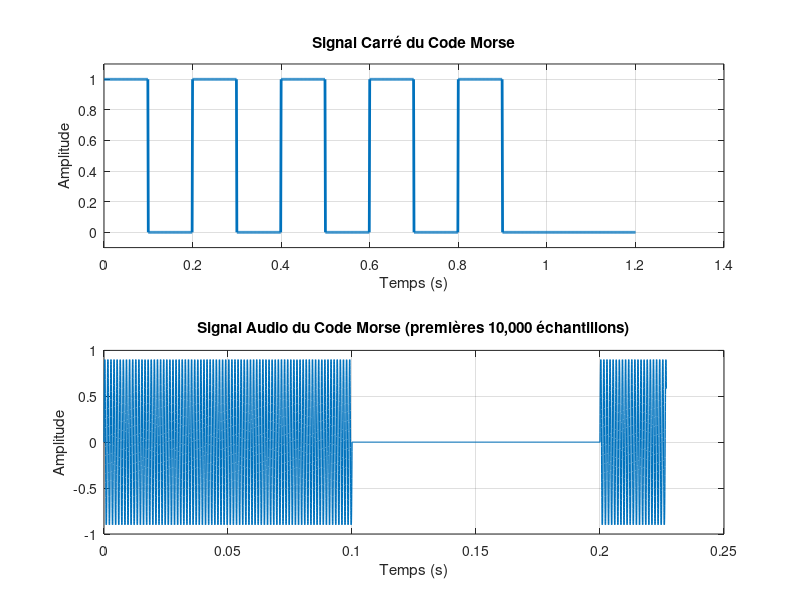

This chart was generated by the following MATLAB code:
% Programme MATLAB pour convertir du texte en code Morse et générer un signal carré
clear all;
close all;
clc;

% Définition du dictionnaire Morse (caractères français supportés)
morseDict = containers.Map('KeyType', 'char', 'ValueType', 'char');
morseDict('A') = '.-';
morseDict('B') = '-...';
morseDict('C') = '-.-.';
morseDict('D') = '-..';
morseDict('E') = '.';
morseDict('F') = '..-.';
morseDict('G') = '--.';
morseDict('H') = '....';
morseDict('I') = '..';
morseDict('J') = '.---';
morseDict('K') = '-.-';
morseDict('L') = '.-..';
morseDict('M') = '--';
morseDict('N') = '-.';
morseDict('O') = '---';
morseDict('P') = '.--.';
morseDict('Q') = '--.-';
morseDict('R') = '.-.';
morseDict('S') = '...';
morseDict('T') = '-';
morseDict('U') = '..-';
morseDict('V') = '...-';
morseDict('W') = '.--';
morseDict('X') = '-..-';
morseDict('Y') = '-.--';
morseDict('Z') = '--..';
morseDict('0') = '-----';
morseDict('1') = '.----';
morseDict('2') = '..---';
morseDict('3') = '...--';
morseDict('4') = '....-';
morseDict('5') = '.....';
morseDict('6') = '-....';
morseDict('7') = '--...';
morseDict('8') = '---..';
morseDict('9') = '----.';
morseDict(' ') = '/';
morseDict('É') = '..-..';
morseDict('È') = '.-..-';
morseDict('Ê') = '-..-';
morseDict('À') = '.--.-';
morseDict('Ç') = '-.-..';
morseDict('Ù') = '..--';
morseDict('Û') = '..--';
morseDict('Î') = '..-.';
morseDict('Ô') = '---.';

% Paramètres du signal
dotDuration = 0.1;  % durée d'un point en secondes
dashDuration = 3 * dotDuration;  % durée d'un tiret (3 fois la durée d'un point)
symbolSpacing = dotDuration;  % espace entre symboles (même caractère)
letterSpacing = 3 * dotDuration;  % espace entre lettres
wordSpacing = 7 * dotDuration;  % espace entre mots
samplingFreq = 1000;  % fréquence d'échantillonnage en Hz pour le signal de base

% Paramètres audio
audioToneFreq = 800;  % fréquence du son pour le code Morse (Hz)
audioSamplingFreq = 44100;  % fréquence d'échantillonnage pour l'audio (Hz)

% Demander à l'utilisateur d'entrer du texte
inputText = input('Entrez votre texte à convertir en Morse: ', 's');
inputText = upper(inputText);  % Convertir en majuscules pour la correspondance avec le dictionnaire

% Convertir le texte en code Morse
morseCode = '';
for i = 1:length(inputText)
    if isKey(morseDict, inputText(i))
        morseCode = [morseCode morseDict(inputText(i)) ' '];
    else
        fprintf('Caractère non supporté: %s (ignoré)\n', inputText(i));
    end
end

% Afficher le code Morse
fprintf('Code Morse: %s\n', morseCode);

% Générer le signal carré
timeStep = 1/samplingFreq;
totalTime = 0;

% Calculer d'abord la durée totale estimée
for i = 1:length(morseCode)
    if morseCode(i) == '.'
        totalTime = totalTime + dotDuration;
    elseif morseCode(i) == '-'
        totalTime = totalTime + dashDuration;
    elseif morseCode(i) == ' '
        totalTime = totalTime + letterSpacing - symbolSpacing;  % Ajuster car on ajoute déjà symbolSpacing après chaque symbole
    elseif morseCode(i) == '/'
        totalTime = totalTime + wordSpacing - letterSpacing;  % Ajuster car on ajoute déjà letterSpacing après chaque lettre
    end
    
    % Ajouter l'espace entre les symboles (sauf pour les espaces et slashs)
    if morseCode(i) == '.' || morseCode(i) == '-'
        totalTime = totalTime + symbolSpacing;
    end
end

% Créer les vecteurs de temps et de signal
t = 0:timeStep:totalTime;
signal = zeros(size(t));

% Générer le signal
currentTime = 0;
signalInfo = struct('symbols', {}, 'startTimes', {}, 'durations', {}, 'values', {});
symbolCount = 0;

for i = 1:length(morseCode)
    if morseCode(i) == '.'
        % Définir les indices pour ce point
        startIndex = round(currentTime/timeStep) + 1;
        duration = dotDuration;
        endIndex = round((currentTime + duration)/timeStep);
        if endIndex > length(signal)
            endIndex = length(signal);
        end
        
        % Mettre le signal à 1 pour la durée du point
        signal(startIndex:endIndex) = 1;
        
        % Stocker les informations du symbole
        symbolCount = symbolCount + 1;
        signalInfo(symbolCount).symbols = '.';
        signalInfo(symbolCount).startTimes = currentTime;
        signalInfo(symbolCount).durations = duration;
        signalInfo(symbolCount).values = 1;
        
        currentTime = currentTime + dotDuration + symbolSpacing;
        
    elseif morseCode(i) == '-'
        % Définir les indices pour ce tiret
        startIndex = round(currentTime/timeStep) + 1;
        duration = dashDuration;
        endIndex = round((currentTime + duration)/timeStep);
        if endIndex > length(signal)
            endIndex = length(signal);
        end
        
        % Mettre le signal à 1 pour la durée du tiret
        signal(startIndex:endIndex) = 1;
        
        % Stocker les informations du symbole
        symbolCount = symbolCount + 1;
        signalInfo(symbolCount).symbols = '-';
        signalInfo(symbolCount).startTimes = currentTime;
        signalInfo(symbolCount).durations = duration;
        signalInfo(symbolCount).values = 1;
        
        currentTime = currentTime + dashDuration + symbolSpacing;
        
    elseif morseCode(i) == ' '
        % Espace entre lettres (on a déjà ajouté symbolSpacing après le dernier symbole)
        additionalSpacing = letterSpacing - symbolSpacing;
        currentTime = currentTime + additionalSpacing;
        
        % Stocker les informations de l'espace entre lettres
        symbolCount = symbolCount + 1;
        signalInfo(symbolCount).symbols = ' ';
        signalInfo(symbolCount).startTimes = currentTime - additionalSpacing;
        signalInfo(symbolCount).durations = additionalSpacing;
        signalInfo(symbolCount).values = 0;
        
    elseif morseCode(i) == '/'
        % Espace entre mots (on a déjà ajouté letterSpacing après la dernière lettre)
        additionalSpacing = wordSpacing - letterSpacing;
        currentTime = currentTime + additionalSpacing;
        
        % Stocker les informations de l'espace entre mots
        symbolCount = symbolCount + 1;
        signalInfo(symbolCount).symbols = '/';
        signalInfo(symbolCount).startTimes = currentTime - additionalSpacing;
        signalInfo(symbolCount).durations = additionalSpacing;
        signalInfo(symbolCount).values = 0;
    end
end

% Afficher le signal
figure;
subplot(2,1,1);
plot(t, signal, 'LineWidth', 2);
title('Signal Carré du Code Morse');
xlabel('Temps (s)');
ylabel('Amplitude');
grid on;
ylim([-0.1, 1.1]);

% Générer le signal audio
audioFreq = 800;  % Fréquence du son (Hz) - 800Hz est standard pour le code Morse
audioSamplingFreq = 44100;  % Fréquence d'échantillonnage standard pour l'audio
audioTimeStep = 1/audioSamplingFreq;
audioTime = 0:audioTimeStep:totalTime;
audioSignal = zeros(size(audioTime));

% Générer le son - une onde sinusoïdale modulée par le signal carré
for i = 1:length(audioTime)
    t_current = audioTime(i);
    idx = floor(t_current / timeStep) + 1;
    if idx <= length(signal)
        if signal(idx) == 1
            audioSignal(i) = sin(2*pi*audioFreq*t_current);
        end
    end
end

% Normaliser le signal audio
audioSignal = 0.9 * audioSignal / max(abs(audioSignal));

% Afficher le signal audio
subplot(2,1,2);
plot(audioTime(1:min(10000, length(audioTime))), audioSignal(1:min(10000, length(audioSignal))), 'LineWidth', 1);
title('Signal Audio du Code Morse (premières 10,000 échantillons)');
xlabel('Temps (s)');
ylabel('Amplitude');
grid on;

% Jouer le son
sound(audioSignal, audioSamplingFreq);

% Sauvegarder le signal audio dans un fichier WAV pour une utilisation future
audiowrite('morse_audio.wav', audioSignal, audioSamplingFreq);

% Afficher le tableau des informations du signal
fprintf('\nTableau des informations du signal:\n');
fprintf('Symbole\tTemps début\tDurée\tValeur\n');
for i = 1:length(signalInfo)
    fprintf('%s\t%.3f\t\t%.3f\t%d\n', signalInfo(i).symbols, signalInfo(i).startTimes, ...
        signalInfo(i).durations, signalInfo(i).values);
end

% Créer un tableau pour l'exportation vers C
morseData = struct('morse_code', morseCode, 'dot_duration', dotDuration, ...
    'dash_duration', dashDuration, 'symbol_spacing', symbolSpacing, ...
    'letter_spacing', letterSpacing, 'word_spacing', wordSpacing, ...
    'signal_data', signalInfo);

% Sauvegarder les données pour une utilisation ultérieure en C
save('morse_data.mat', 'morseData', 'audioSignal', 'audioSamplingFreq');

% Exportation des données du signal au format CSV pour faciliter l'importation en C
timeVector = t';
signalVector = signal';
csvData = [timeVector, signalVector];
csvwrite('morse_signal.csv', csvData);

% Exporter un échantillon du signal audio au format CSV pour référence
audioSample = audioSignal(1:10:min(44100, length(audioSignal)));  % Prendre un échantillon réduit
audioTimeStep = audioTime(1:10:min(44100, length(audioTime)));
audioCSV = [audioTimeStep', audioSample'];
csvwrite('morse_audio_sample.csv', audioCSV);

fprintf('\nLes données ont été sauvegardées dans morse_data.mat, morse_signal.csv et morse_audio.wav\n');
fprintf('Le signal audio a été sauvegardé dans morse_audio.wav (pour transmission via jack casque)\n');
fprintf('Vous pouvez maintenant utiliser ces fichiers pour le traitement en C sur votre carte DSP\n');
